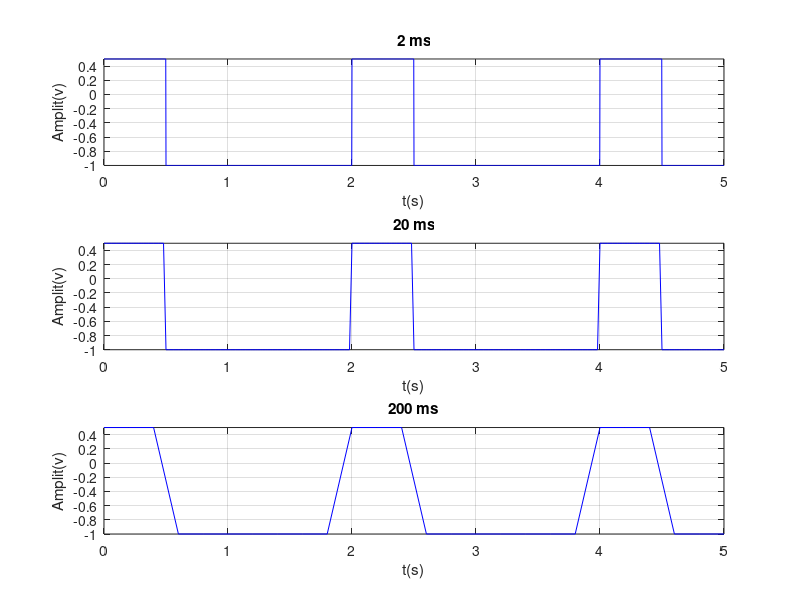

Recreate this plot in MATLAB.
%P1
%Nivel maxim =0.5 minim=-1  =>A=0.75
%T=2s => F=1/T=0.5Hz
t=0:0.002:5; % de la 0 la 2; 0.002=2 ms rezolutia temporala; mai poate fi 0.02=20ms si 0.2=200ms;
F=0.5;
duty=25;
subplot(311)
s=0.75*square(2*pi*F*t,duty)-0.25; %generam semnalul cu amplitudinea 0.75; cum amplitudinea e 0.75, pentru a fi cuprins intre -1 si 0.5, scadem 0.25
plot(t,s,'b'),grid;
ylim([-1 0.5])
title('2 ms')
xlabel('t(s)');
ylabel('Amplit(v)');
%%%%%%%%%%%%%%%%%%%%%%%%%%%
t=0:0.02:5; % de la 0 la 2; 0.002=2 ms rezolutia temporala; mai poate fi 0.02=20ms si 0.2=200ms;
F=0.5;
duty=25;
subplot(312)
s=0.75*square(2*pi*F*t,duty)-0.25; %generam semnalul cu amplitudinea 0.75; cum amplitudinea e 0.75, pentru a fi cuprins intre -1 si 0.5, scadem 0.25
plot(t,s,'b'),grid;
ylim([-1 0.5])
title('20 ms')
xlabel('t(s)');
ylabel('Amplit(v)');
%%%%%%%%%%%%%%%%%%%%%%%%%%%%%%%%
t=0:0.2:5; % de la 0 la 2; 0.002=2 ms rezolutia temporala; mai poate fi 0.02=20ms si 0.2=200ms;
F=0.5;
duty=25;
subplot(313)
s=0.75*square(2*pi*F*t,duty)-0.25; %generam semnalul cu amplitudinea 0.75; cum amplitudinea e 0.75, pentru a fi cuprins intre -1 si 0.5, scadem 0.25
plot(t,s,'b'),grid;
ylim([-1 0.5])
title('200 ms')
xlabel('t(s)');
ylabel('Amplit(v)');